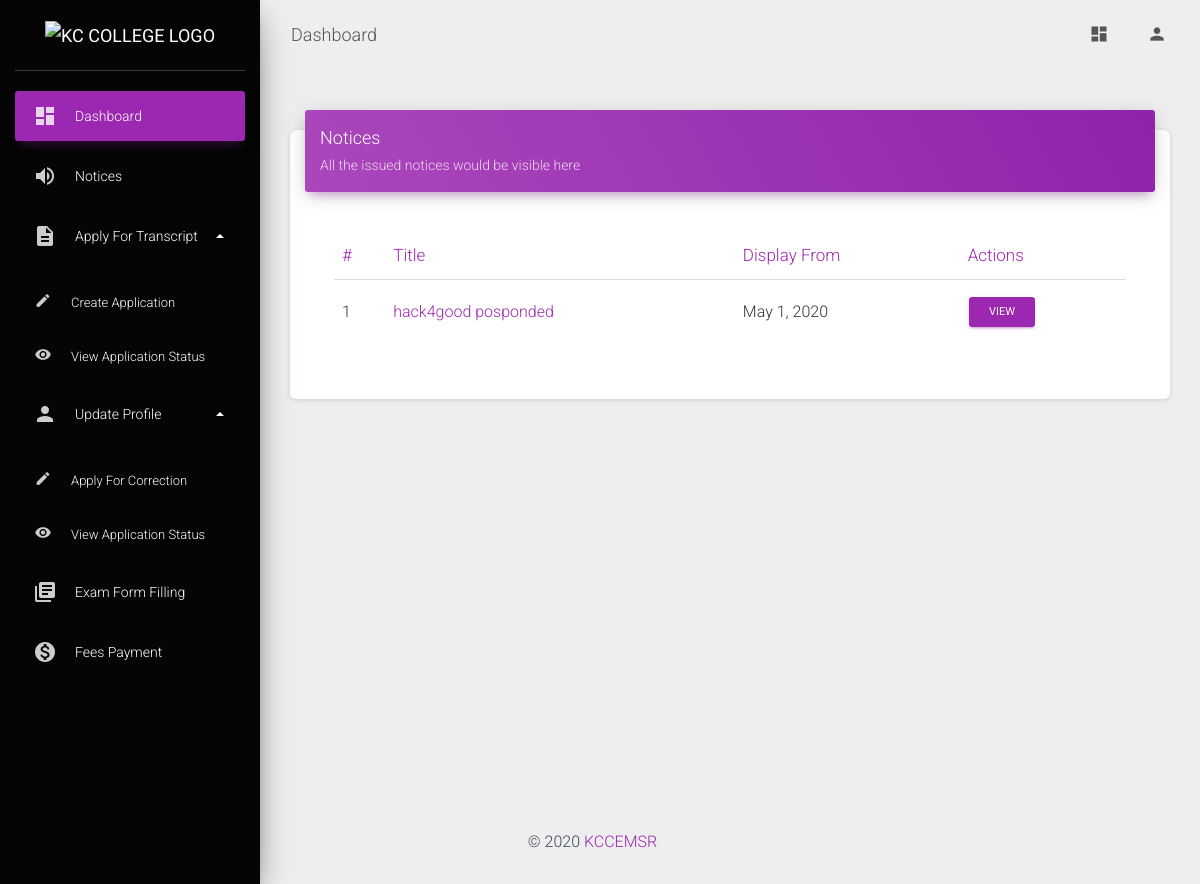
The page /notice/list (signed in) on the database as committed earlier.
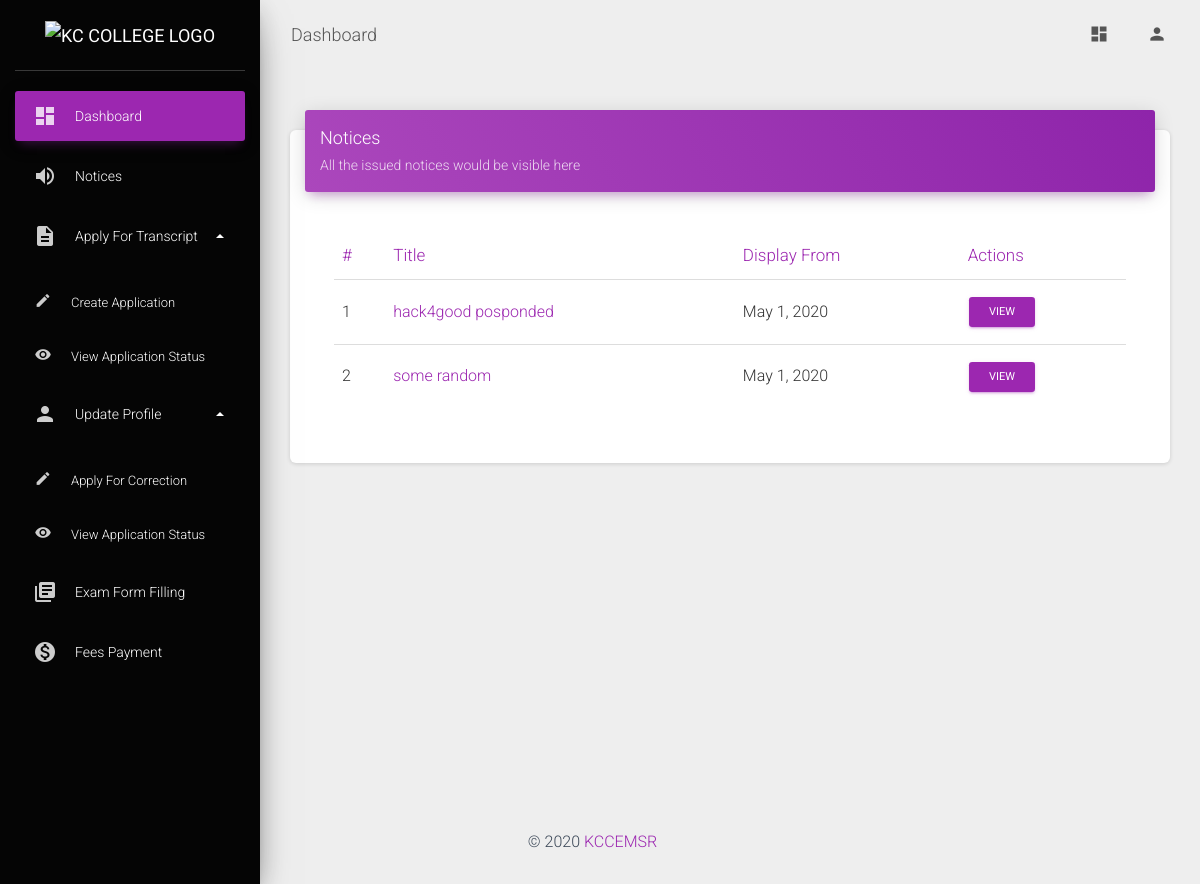
The same page on the database as committed later.
### notice/models.py (models this page shows, shortened)
class notice(models.Model):
    slug = models.SlugField(unique=True,blank=True,null=True)
    user = models.ForeignKey(to="academic.collegestaff",on_delete=models.CASCADE)
    title = models.CharField(max_length=255)
    added_at = models.DateField(auto_now_add=True)
    uploadedatetime = models.DateTimeField(auto_now_add=True)
    displaytill = models.DateField()
    noticeText = models.TextField(blank=True,null=True)
    image = models.ImageField(blank=True,null=True)
    displaytoall = models.BooleanField(default=False)
    displaytoclasses = models.ManyToManyField(to="academic.klass",blank=True)
    displaytoparents = models.BooleanField(default=False)

### notice/views.py (the view)
# urls.py: path('notice/list', noticelistview,name = "noticelist"),
def noticelistview(request):
    user = request.user
    stdobj = student.objects.get(user=user)
    kclss = student.enrolledclass
    noticelist = []
    notobj = notice.objects.all()
    if notobj:
        for noti in notobj:
            if kclss in noti.displaytoclasses.all():
                noticelist.append(noti)
            if noti.displaytoall:
                noticelist.append(noti)
    context = {"noticelist":noticelist}
    return render(request,'main/NoticesList.html',context)

### accounts/models.py (called while the page is built)
    @property
    def is_active(self):
        return self.active

### notice/templates/main/NoticesList.html
{% extends 'base.html' %}
{% block content %}
<div class="content">
  <div class="container-fluid">
    <div class="row">
      <div class="col-md-12">
        <div class="card">
          <div class="card-header card-header-primary">
            <h4 class="card-title">Notices</h4>
            <p class="card-category">
              All the issued notices would be visible here
            </p>
          </div>
          <div class="card-body">
            <div
              class="table-responsive p-4"
              style="font-size: initial;"
            >
              <table class="table">
                <thead class="text-primary">
                  <th>
                    #
                  </th>
                  <th>
                    Title
                  </th>
                  <th>
                    Display From
                  </th>
                  <th>
                    Actions
                  </th>
                </thead>
                <tbody>
                  <tr>
                    {% for notice in noticelist %}
                    <td>
                      {{ forloop.counter }}
                    </td>
                    <td class="text-primary">
                     {{notice.title}}
                    </td>
                    <td>
                      {{notice.added_at}}
                    </td>
                    <td>
                      <a
                        href="{% url 'notice:noticedetail' notice.slug %}"
                        class="btn btn-primary btn-sm"
                        >View</a
                      >
                    </td>
                  </tr>
                    {% endfor %}
                </tbody>
              </table>
            </div>
          </div>
        </div>
      </div>
    </div>
  </div>
</div>
{% endblock %}

### academic/templates/base.html (shortened to what this page needs)
{% load static %}<!DOCTYPE html>
<html lang="en">
  <head>
    <link
      rel="stylesheet"
      href="https://maxcdn.bootstrapcdn.com/font-awesome/latest/css/font-awesome.min.css"
    />
    <link
      href="{% static 'academic/assets/css/material-dashboard.css' %}"
      rel="stylesheet"
    />
  </head>
  <body>
    <div class="wrapper">
      {% include 'siderbar.html' %}
      <div class="main-panel">
        <nav
          class="navbar navbar-expand-lg navbar-transparent navbar-absolute fixed-top"
        >
          <div class="container-fluid">
            <div class="navbar-wrapper">
              <a class="navbar-brand" href="javascript:;">Dashboard</a>
            </div>
            <div class="collapse navbar-collapse justify-content-end">
              <ul class="navbar-nav">
                <li class="nav-item">
                  <a class="nav-link" href="{% url 'academic:dashboard' %}">
                    <i class="material-icons">dashboard</i>
                  </a>
                </li>
                <li class="nav-item dropdown">
                  <a
                    class="nav-link"
                    href="javascript:;"
                    id="navbarDropdownProfile"
                    data-toggle="dropdown"
                    aria-haspopup="true"
                    aria-expanded="false"
                  >
                    <i class="material-icons">person</i>
                  </a>
                </li>
              </ul>
            </div>
          </div>
        </nav>
        {% block content %} {% endblock %}
      </div>
    </div>
    {% include 'footer.html' %}
  </body>
</html>

### academic/templates/siderbar.html
{%load static %}
<div
  class="sidebar"
  data-color="purple"
  data-background-color="black"
  data-image="{% static '
assets/img/sidebar-4.jpg' %}"
>
  <div class="logo">
    <a href="https://kccemsr.edu.in/" class="simple-text logo-normal">
      <img
        src="https://kccemsr.edu.in/images/logo.png"
        alt="KC COLLEGE LOGO"
        style="width: 80px;"
      />
    </a>
  </div>
  <div class="sidebar-wrapper">
    <ul class="nav">
      <li class="nav-item active">
        <a class="nav-link" href="{% url 'academic:dashboard' %}">
          <i class="material-icons">dashboard</i>
          <p>Dashboard</p>
        </a>
      </li>
      <li class="nav-item">
        <a class="nav-link" href="{% url 'notice:noticelist' %}">
          <i class="material-icons">volume_up</i>
          <p>Notices</p>
        </a>
      </li>
      <li class="nav-item">
        <a
          class="nav-link"
          data-toggle="collapse"
          href="#transcript"
          aria-expanded="true"
        >
          <i class="material-icons">description</i>
          <p>
            Apply for transcript
            <b class="caret"></b>
          </p>
        </a>
        <div class="collapse show" id="transcript">
          <ul class="nav">
            <li class="nav-item">
              <a class="nav-link" href="{% url 'Transcript:transciptApplication' %}">
                <span class="sidebar-normal"
                  ><i class="material-icons">create</i>
                  Create Application
                </span>
              </a>
            </li>
            <li class="nav-item">
              <a class="nav-link" href="{% url 'Transcript:transciptStatus' %}">
                <span class="sidebar-normal"
                  ><i class="material-icons">visibility</i>
                  View Application Status
                </span>
              </a>
            </li>
          </ul>
        </div>
      </li>
      <li class="nav-item">
        <a
          class="nav-link"
          data-toggle="collapse"
          href="#profile"
          aria-expanded="true"
        >
          <i class="material-icons">person</i>
          <p>
            Update Profile
            <b class="caret"></b>
          </p>
        </a>
        <div class="collapse show" id="profile">
          <ul class="nav">
            <li class="nav-item">
              <a class="nav-link" href="{% url 'accounts:profileupdate' %}">
                <span class="sidebar-normal"
                  ><i class="material-icons">create</i> Apply for
                  correction</span
                >
              </a>
            </li>
            <li class="nav-item">
              <a class="nav-link" href="{% url 'accounts:profilestatus' %}">
                <span class="sidebar-normal"
                  ><i class="material-icons">visibility</i> View Application
                  Status</span
                >
              </a>
            </li>
          </ul>
        </div>
      </li>
      <li class="nav-item">
        <a class="nav-link" href="{% url 'examForm:examformlist' %}">
          <i class="material-icons">library_books</i>
          <p>Exam form filling</p>
        </a>
      </li>
      <li class="nav-item">
        <a class="nav-link" href="{% url 'academic:payment' %}">
          <i class="material-icons">monetization_on</i>
          <p>Fees payment</p>
        </a>
      </li>
    </ul>
  </div>
</div>

### academic/templates/footer.html
<footer class="footer">
    <div class="container-fluid">
      <div class="copyright float-center">
        &copy; 2020
        <a href="https://kccemsr.edu.in/" target="_blank">KCCEMSR</a>
      </div>
    </div>
  </footer>

Rows that differ between the two databases and show on the page:
added notice: title "some random", added_at "May 1, 2020"
